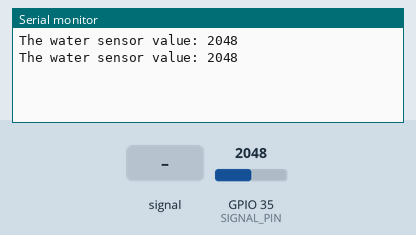
Simulated run of this program. Board: ESP32. Shown: the last lines printed to the serial monitor. The inputs (shaded band) are chosen by the test bench; at power-on: GPIO 35 (SIGNAL_PIN) = 2048.

Above: at 1.8 s.
1.9 s: GPIO 35 (SIGNAL_PIN) fed a 200 Hz sine of ±327 counts around its level
At 2.8 s:
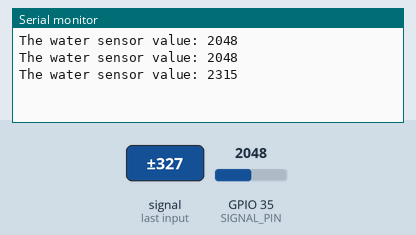
3.4 s: GPIO 35 (SIGNAL_PIN) set to 2866
At 4.7 s:
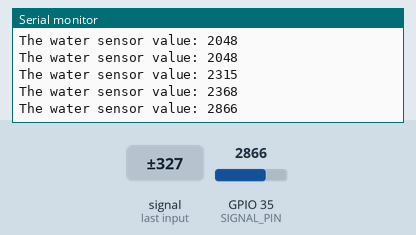
4.9 s: GPIO 35 (SIGNAL_PIN) fed a 1000 Hz sine of ±1023 counts around its level
At 5.9 s:
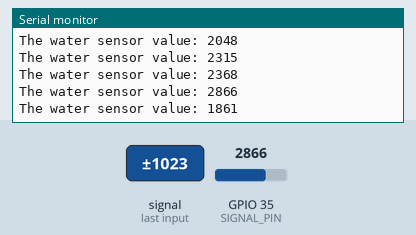
6.4 s: GPIO 35 (SIGNAL_PIN) set to 3603
At 7.6 s:
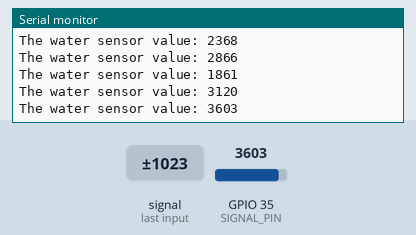
Timing chart, 0 to 8.9 s (numbered marks = the images above; inputs shaded):
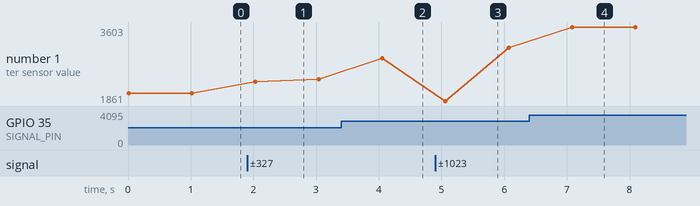

The program:

main.cpp
```cpp
#include <Arduino.h>

#define POWER_PIN  9 // ESP32 pin GPIO17 connected to sensor's VCC pin
#define SIGNAL_PIN 35 // ESP32 pin GPIO36 (ADC0) connected to sensor's signal pin

int value = 0; // variable to store the sensor value

void setup() {
  Serial.begin(9600);
  pinMode(POWER_PIN, OUTPUT);   // configure pin as an OUTPUT
  digitalWrite(POWER_PIN, LOW); // turn the sensor OFF
}

void loop() {
  digitalWrite(POWER_PIN, HIGH);  // turn the sensor ON
  delay(10);                      // wait 10 milliseconds
  value = analogRead(SIGNAL_PIN); // read the analog value from sensor
  digitalWrite(POWER_PIN, LOW);   // turn the sensor OFF

  Serial.print("The water sensor value: ");
  Serial.println(value);

  delay(1000);
}
```

Measured:
- after the input at 1.9 s, the serial monitor: prints a new line after 0.13 s (image 1)
- after the input at 3.4 s, the serial monitor: prints a new line after 0.65 s (image 2)
- after the input at 4.9 s, the serial monitor: prints a new line after 0.16 s (image 3)
- after the input at 6.4 s, the serial monitor: prints a new line after 0.68 s (image 4)
- plotted number 1: 2048 → 2368 after the input at 1.9 s, 2368 → 2866 after the input at 3.4 s, 2866 → 3120 after the input at 4.9 s, 3120 → 3603 after the input at 6.4 s
